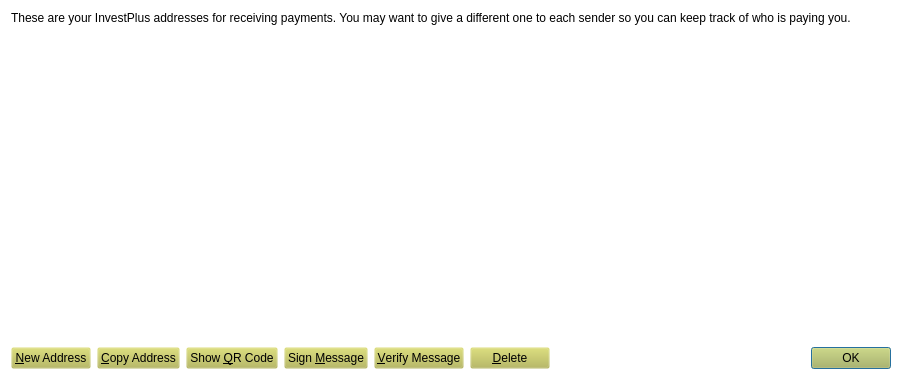
<?xml version="1.0" encoding="UTF-8"?>
<ui version="4.0">
 <class>AddressBookPage</class>
 <widget class="QWidget" name="AddressBookPage">
  <property name="geometry">
   <rect>
    <x>0</x>
    <y>0</y>
    <width>902</width>
    <height>380</height>
   </rect>
  </property>
  <property name="palette">
   <palette>
    <active>
     <colorrole role="WindowText">
      <brush brushstyle="SolidPattern">
       <color alpha="255">
        <red>0</red>
        <green>0</green>
        <blue>0</blue>
       </color>
      </brush>
     </colorrole>
     <colorrole role="Button">
      <brush brushstyle="SolidPattern">
       <color alpha="0">
        <red>182</red>
        <green>184</green>
        <blue>79</blue>
       </color>
      </brush>
     </colorrole>
     <colorrole role="Text">
      <brush brushstyle="SolidPattern">
       <color alpha="255">
        <red>0</red>
        <green>0</green>
        <blue>0</blue>
       </color>
      </brush>
     </colorrole>
     <colorrole role="ButtonText">
      <brush brushstyle="SolidPattern">
       <color alpha="255">
        <red>0</red>
        <green>0</green>
        <blue>0</blue>
       </color>
      </brush>
     </colorrole>
     <colorrole role="Base">
      <brush brushstyle="SolidPattern">
       <color alpha="0">
        <red>182</red>
        <green>184</green>
        <blue>79</blue>
       </color>
      </brush>
     </colorrole>
     <colorrole role="Window">
      <brush brushstyle="SolidPattern">
       <color alpha="0">
        <red>182</red>
        <green>184</green>
        <blue>79</blue>
       </color>
      </brush>
     </colorrole>
     <colorrole role="ToolTipText">
      <brush brushstyle="SolidPattern">
       <color alpha="255">
        <red>255</red>
        <green>252</green>
        <blue>203</blue>
       </color>
      </brush>
     </colorrole>
    </active>
    <inactive>
     <colorrole role="WindowText">
      <brush brushstyle="SolidPattern">
       <color alpha="255">
        <red>0</red>
        <green>0</green>
        <blue>0</blue>
       </color>
      </brush>
     </colorrole>
     <colorrole role="Button">
      <brush brushstyle="SolidPattern">
       <color alpha="0">
        <red>182</red>
        <green>184</green>
        <blue>79</blue>
       </color>
      </brush>
     </colorrole>
     <colorrole role="Text">
      <brush brushstyle="SolidPattern">
       <color alpha="255">
        <red>0</red>
        <green>0</green>
        <blue>0</blue>
       </color>
      </brush>
     </colorrole>
     <colorrole role="ButtonText">
      <brush brushstyle="SolidPattern">
       <color alpha="255">
        <red>0</red>
        <green>0</green>
        <blue>0</blue>
       </color>
      </brush>
     </colorrole>
     <colorrole role="Base">
      <brush brushstyle="SolidPattern">
       <color alpha="0">
        <red>182</red>
        <green>184</green>
        <blue>79</blue>
       </color>
      </brush>
     </colorrole>
     <colorrole role="Window">
      <brush brushstyle="SolidPattern">
       <color alpha="0">
        <red>182</red>
        <green>184</green>
        <blue>79</blue>
       </color>
      </brush>
     </colorrole>
     <colorrole role="ToolTipText">
      <brush brushstyle="SolidPattern">
       <color alpha="255">
        <red>255</red>
        <green>252</green>
        <blue>203</blue>
       </color>
      </brush>
     </colorrole>
    </inactive>
    <disabled>
     <colorrole role="WindowText">
      <brush brushstyle="SolidPattern">
       <color alpha="255">
        <red>190</red>
        <green>190</green>
        <blue>190</blue>
       </color>
      </brush>
     </colorrole>
     <colorrole role="Button">
      <brush brushstyle="SolidPattern">
       <color alpha="0">
        <red>182</red>
        <green>184</green>
        <blue>79</blue>
       </color>
      </brush>
     </colorrole>
     <colorrole role="Text">
      <brush brushstyle="SolidPattern">
       <color alpha="255">
        <red>190</red>
        <green>190</green>
        <blue>190</blue>
       </color>
      </brush>
     </colorrole>
     <colorrole role="ButtonText">
      <brush brushstyle="SolidPattern">
       <color alpha="255">
        <red>190</red>
        <green>190</green>
        <blue>190</blue>
       </color>
      </brush>
     </colorrole>
     <colorrole role="Base">
      <brush brushstyle="SolidPattern">
       <color alpha="0">
        <red>182</red>
        <green>184</green>
        <blue>79</blue>
       </color>
      </brush>
     </colorrole>
     <colorrole role="Window">
      <brush brushstyle="SolidPattern">
       <color alpha="0">
        <red>182</red>
        <green>184</green>
        <blue>79</blue>
       </color>
      </brush>
     </colorrole>
     <colorrole role="ToolTipText">
      <brush brushstyle="SolidPattern">
       <color alpha="255">
        <red>255</red>
        <green>252</green>
        <blue>203</blue>
       </color>
      </brush>
     </colorrole>
    </disabled>
   </palette>
  </property>
  <property name="windowTitle">
   <string>Address Book</string>
  </property>
  <property name="autoFillBackground">
   <bool>false</bool>
  </property>
  <layout class="QVBoxLayout" name="verticalLayout">
   <item>
    <widget class="QLabel" name="labelExplanation">
     <property name="text">
      <string>These are your InvestPlus addresses for receiving payments. You may want to give a different one to each sender so you can keep track of who is paying you.</string>
     </property>
     <property name="textFormat">
      <enum>Qt::PlainText</enum>
     </property>
     <property name="wordWrap">
      <bool>true</bool>
     </property>
    </widget>
   </item>
   <item>
    <widget class="QTableView" name="tableView">
     <property name="contextMenuPolicy">
      <enum>Qt::CustomContextMenu</enum>
     </property>
     <property name="toolTip">
      <string>Double-click to edit address or label</string>
     </property>
     <property name="tabKeyNavigation">
      <bool>false</bool>
     </property>
     <property name="alternatingRowColors">
      <bool>true</bool>
     </property>
     <property name="selectionMode">
      <enum>QAbstractItemView::SingleSelection</enum>
     </property>
     <property name="selectionBehavior">
      <enum>QAbstractItemView::SelectRows</enum>
     </property>
     <property name="sortingEnabled">
      <bool>true</bool>
     </property>
     <attribute name="verticalHeaderVisible">
      <bool>false</bool>
     </attribute>
    </widget>
   </item>
   <item>
    <layout class="QHBoxLayout" name="horizontalLayout">
     <item>
      <widget class="QPushButton" name="newAddressButton">
       <property name="toolTip">
        <string>Create a new address</string>
       </property>
       <property name="text">
        <string>&amp;New Address</string>
       </property>
       <property name="icon">
        <iconset resource="../bitcoin.qrc">
         <normaloff>:/icons/add</normaloff>:/icons/add</iconset>
       </property>
      </widget>
     </item>
     <item>
      <widget class="QPushButton" name="copyToClipboard">
       <property name="toolTip">
        <string>Copy the currently selected address to the system clipboard</string>
       </property>
       <property name="text">
        <string>&amp;Copy Address</string>
       </property>
       <property name="icon">
        <iconset resource="../bitcoin.qrc">
         <normaloff>:/icons/editcopy</normaloff>:/icons/editcopy</iconset>
       </property>
      </widget>
     </item>
     <item>
      <widget class="QPushButton" name="showQRCode">
       <property name="text">
        <string>Show &amp;QR Code</string>
       </property>
       <property name="icon">
        <iconset resource="../bitcoin.qrc">
         <normaloff>:/icons/qrcode</normaloff>:/icons/qrcode</iconset>
       </property>
      </widget>
     </item>
     <item>
      <widget class="QPushButton" name="signMessage">
       <property name="palette">
        <palette>
         <active>
          <colorrole role="Button">
           <brush brushstyle="SolidPattern">
            <color alpha="0">
             <red>182</red>
             <green>184</green>
             <blue>79</blue>
            </color>
           </brush>
          </colorrole>
          <colorrole role="Base">
           <brush brushstyle="SolidPattern">
            <color alpha="0">
             <red>0</red>
             <green>0</green>
             <blue>0</blue>
            </color>
           </brush>
          </colorrole>
          <colorrole role="Window">
           <brush brushstyle="SolidPattern">
            <color alpha="0">
             <red>0</red>
             <green>0</green>
             <blue>0</blue>
            </color>
           </brush>
          </colorrole>
          <colorrole role="ToolTipText">
           <brush brushstyle="SolidPattern">
            <color alpha="255">
             <red>182</red>
             <green>184</green>
             <blue>79</blue>
            </color>
           </brush>
          </colorrole>
         </active>
         <inactive>
          <colorrole role="Button">
           <brush brushstyle="SolidPattern">
            <color alpha="0">
             <red>182</red>
             <green>184</green>
             <blue>79</blue>
            </color>
           </brush>
          </colorrole>
          <colorrole role="Base">
           <brush brushstyle="SolidPattern">
            <color alpha="0">
             <red>0</red>
             <green>0</green>
             <blue>0</blue>
            </color>
           </brush>
          </colorrole>
          <colorrole role="Window">
           <brush brushstyle="SolidPattern">
            <color alpha="0">
             <red>0</red>
             <green>0</green>
             <blue>0</blue>
            </color>
           </brush>
          </colorrole>
          <colorrole role="ToolTipText">
           <brush brushstyle="SolidPattern">
            <color alpha="255">
             <red>182</red>
             <green>184</green>
             <blue>79</blue>
            </color>
           </brush>
          </colorrole>
         </inactive>
         <disabled>
          <colorrole role="Button">
           <brush brushstyle="SolidPattern">
            <color alpha="0">
             <red>182</red>
             <green>184</green>
             <blue>79</blue>
            </color>
           </brush>
          </colorrole>
          <colorrole role="Base">
           <brush brushstyle="SolidPattern">
            <color alpha="0">
             <red>0</red>
             <green>0</green>
             <blue>0</blue>
            </color>
           </brush>
          </colorrole>
          <colorrole role="Window">
           <brush brushstyle="SolidPattern">
            <color alpha="0">
             <red>0</red>
             <green>0</green>
             <blue>0</blue>
            </color>
           </brush>
          </colorrole>
          <colorrole role="ToolTipText">
           <brush brushstyle="SolidPattern">
            <color alpha="255">
             <red>182</red>
             <green>184</green>
             <blue>79</blue>
            </color>
           </brush>
          </colorrole>
         </disabled>
        </palette>
       </property>
       <property name="toolTip">
        <string>Sign a message to prove you own a InvestPlus address</string>
       </property>
       <property name="text">
        <string>Sign &amp;Message</string>
       </property>
       <property name="icon">
        <iconset resource="../bitcoin.qrc">
         <normaloff>:/icons/edit</normaloff>:/icons/edit</iconset>
       </property>
      </widget>
     </item>
     <item>
      <widget class="QPushButton" name="verifyMessage">
       <property name="toolTip">
        <string>Verify a message to ensure it was signed with a specified InvestPlus address</string>
       </property>
       <property name="text">
        <string>&amp;Verify Message</string>
       </property>
       <property name="icon">
        <iconset resource="../bitcoin.qrc">
         <normaloff>:/icons/transaction_0</normaloff>:/icons/transaction_0</iconset>
       </property>
      </widget>
     </item>
     <item>
      <widget class="QPushButton" name="deleteButton">
       <property name="toolTip">
        <string>Delete the currently selected address from the list</string>
       </property>
       <property name="text">
        <string>&amp;Delete</string>
       </property>
       <property name="icon">
        <iconset resource="../bitcoin.qrc">
         <normaloff>:/icons/remove</normaloff>:/icons/remove</iconset>
       </property>
      </widget>
     </item>
     <item>
      <spacer name="horizontalSpacer">
       <property name="orientation">
        <enum>Qt::Horizontal</enum>
       </property>
       <property name="sizeHint" stdset="0">
        <size>
         <width>40</width>
         <height>20</height>
        </size>
       </property>
      </spacer>
     </item>
     <item>
      <widget class="QDialogButtonBox" name="buttonBox">
       <property name="sizePolicy">
        <sizepolicy hsizetype="Maximum" vsizetype="Fixed">
         <horstretch>0</horstretch>
         <verstretch>0</verstretch>
        </sizepolicy>
       </property>
       <property name="standardButtons">
        <set>QDialogButtonBox::Ok</set>
       </property>
      </widget>
     </item>
    </layout>
   </item>
  </layout>
 </widget>
 <resources>
  <include location="../bitcoin.qrc"/>
 </resources>
 <connections/>
</ui>
